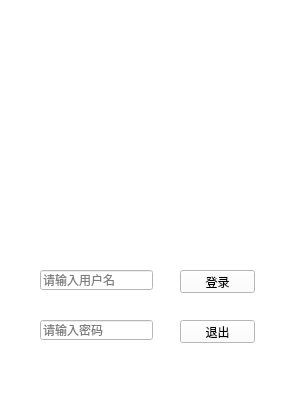
<?xml version="1.0" encoding="UTF-8"?>
<ui version="4.0">
 <class>LoginWindow</class>
 <widget class="QMainWindow" name="LoginWindow">
  <property name="geometry">
   <rect>
    <x>0</x>
    <y>0</y>
    <width>300</width>
    <height>400</height>
   </rect>
  </property>
  <property name="minimumSize">
   <size>
    <width>300</width>
    <height>400</height>
   </size>
  </property>
  <property name="maximumSize">
   <size>
    <width>300</width>
    <height>400</height>
   </size>
  </property>
  <property name="palette">
   <palette>
    <active>
     <colorrole role="Button">
      <brush brushstyle="SolidPattern">
       <color alpha="255">
        <red>255</red>
        <green>255</green>
        <blue>255</blue>
       </color>
      </brush>
     </colorrole>
     <colorrole role="Base">
      <brush brushstyle="SolidPattern">
       <color alpha="255">
        <red>255</red>
        <green>255</green>
        <blue>255</blue>
       </color>
      </brush>
     </colorrole>
     <colorrole role="Window">
      <brush brushstyle="SolidPattern">
       <color alpha="255">
        <red>255</red>
        <green>255</green>
        <blue>255</blue>
       </color>
      </brush>
     </colorrole>
    </active>
    <inactive>
     <colorrole role="Button">
      <brush brushstyle="SolidPattern">
       <color alpha="255">
        <red>255</red>
        <green>255</green>
        <blue>255</blue>
       </color>
      </brush>
     </colorrole>
     <colorrole role="Base">
      <brush brushstyle="SolidPattern">
       <color alpha="255">
        <red>255</red>
        <green>255</green>
        <blue>255</blue>
       </color>
      </brush>
     </colorrole>
     <colorrole role="Window">
      <brush brushstyle="SolidPattern">
       <color alpha="255">
        <red>255</red>
        <green>255</green>
        <blue>255</blue>
       </color>
      </brush>
     </colorrole>
    </inactive>
    <disabled>
     <colorrole role="Button">
      <brush brushstyle="SolidPattern">
       <color alpha="255">
        <red>255</red>
        <green>255</green>
        <blue>255</blue>
       </color>
      </brush>
     </colorrole>
     <colorrole role="Base">
      <brush brushstyle="SolidPattern">
       <color alpha="255">
        <red>255</red>
        <green>255</green>
        <blue>255</blue>
       </color>
      </brush>
     </colorrole>
     <colorrole role="Window">
      <brush brushstyle="SolidPattern">
       <color alpha="255">
        <red>255</red>
        <green>255</green>
        <blue>255</blue>
       </color>
      </brush>
     </colorrole>
    </disabled>
   </palette>
  </property>
  <property name="windowTitle">
   <string>雷课堂登录</string>
  </property>
  <property name="styleSheet">
   <string notr="true">background-color: rgb(255, 255, 255);</string>
  </property>
  <widget class="QWidget" name="centralwidget">
   <widget class="QLineEdit" name="edtName">
    <property name="geometry">
     <rect>
      <x>40</x>
      <y>270</y>
      <width>113</width>
      <height>20</height>
     </rect>
    </property>
    <property name="placeholderText">
     <string>请输入用户名</string>
    </property>
   </widget>
   <widget class="QLineEdit" name="edtPassword">
    <property name="geometry">
     <rect>
      <x>40</x>
      <y>320</y>
      <width>113</width>
      <height>20</height>
     </rect>
    </property>
    <property name="echoMode">
     <enum>QLineEdit::Password</enum>
    </property>
    <property name="placeholderText">
     <string>请输入密码</string>
    </property>
   </widget>
   <widget class="QPushButton" name="btnLogin">
    <property name="geometry">
     <rect>
      <x>180</x>
      <y>270</y>
      <width>75</width>
      <height>23</height>
     </rect>
    </property>
    <property name="text">
     <string>登录</string>
    </property>
   </widget>
   <widget class="QPushButton" name="btnExit">
    <property name="geometry">
     <rect>
      <x>180</x>
      <y>320</y>
      <width>75</width>
      <height>23</height>
     </rect>
    </property>
    <property name="text">
     <string>退出</string>
    </property>
   </widget>
   <widget class="QLabel" name="label">
    <property name="geometry">
     <rect>
      <x>40</x>
      <y>20</y>
      <width>200</width>
      <height>200</height>
     </rect>
    </property>
    <property name="minimumSize">
     <size>
      <width>200</width>
      <height>200</height>
     </size>
    </property>
    <property name="maximumSize">
     <size>
      <width>200</width>
      <height>200</height>
     </size>
    </property>
    <property name="styleSheet">
     <string notr="true">image: url(:/new/prefix1/Logo.png);</string>
    </property>
    <property name="text">
     <string/>
    </property>
   </widget>
  </widget>
 </widget>
 <resources/>
 <connections/>
</ui>
